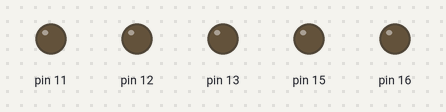
This program was run on a simulated Raspberry Pi (header pin numbers). Parts: output pins drawn as LEDs (lit = HIGH). At 3.9 s the program stops and its outputs stay as they are.

Above: at 0.07 s.
At 2.85 s:
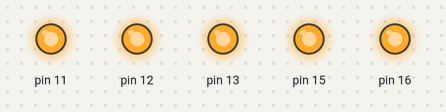
Timing chart, 0 to 3.1 s (numbered marks = the images above):
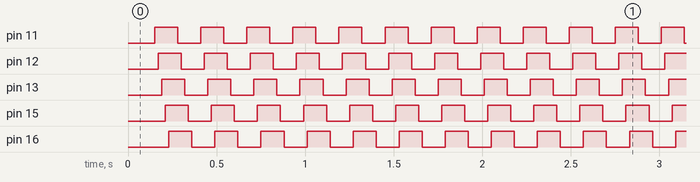

Measured:
- by itself, pin 11–13: alternates HIGH for 0.13 s and LOW for 0.13 s, 30 changes in all, then stays LOW
- by itself, pin 15: goes 14 × (HIGH 0.13 s, LOW 0.13 s), HIGH 0.05 s, then LOW
- by itself, pin 16: goes 14 × (HIGH 0.13 s, LOW 0.13 s), HIGH 0.03 s, then LOW

The program:

pulse.py
```python
#!/usr/bin/python3

import RPi.GPIO as g
import time

g.setmode(g.BOARD)
g.setwarnings(False)

pins = [11, 12, 13, 15, 16]

go = g.output
gs = g.setup

[gs(pin, 0) for pin in pins]

def all(on=0):
  [go(pin, on) for pin in pins]

def blink():
  for i in range(30):
    for pin in pins:
      time.sleep(.02)
      go(pin, i % 2)
    time.sleep(.03)

blink()
all()
```
